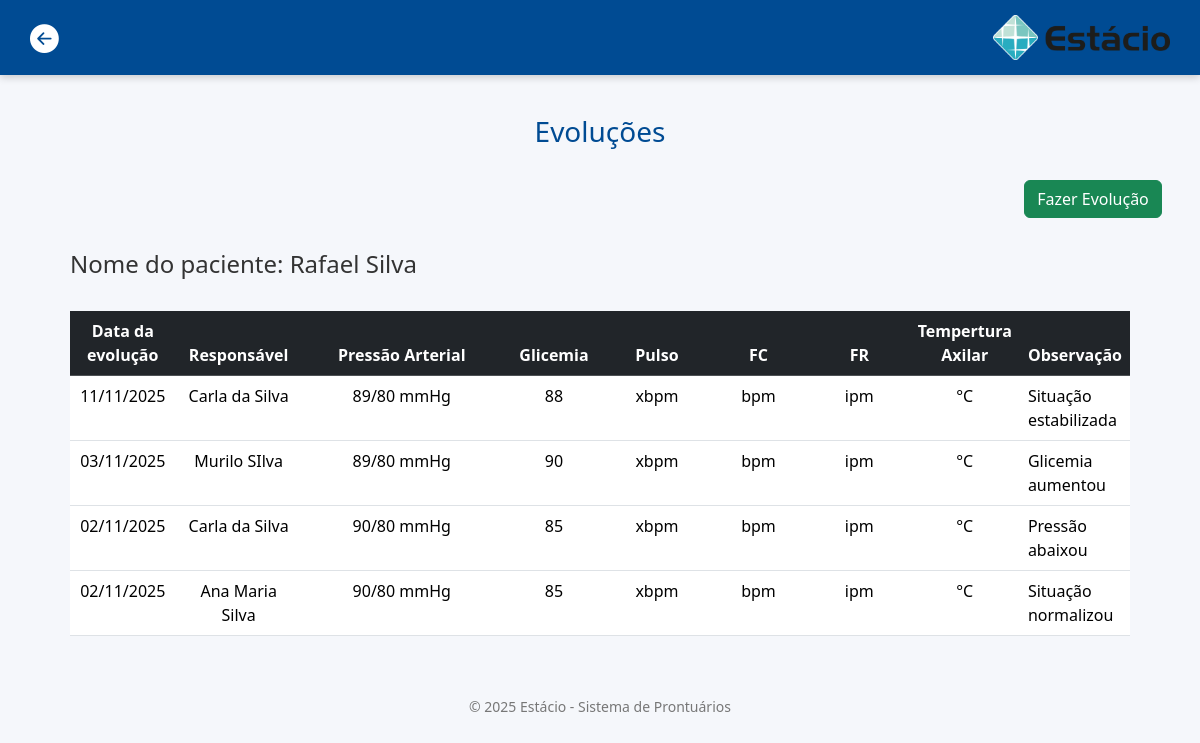
Page /pages/evolucao/evolucao.php?id=9 (signed in) on the committed database.
### tables this page shows
CREATE TABLE `tbl_paciente` (
  `id` int(11) NOT NULL,
  `nome` varchar(255) NOT NULL,
  `data_nascimento` date NOT NULL,
  `nome_mae` varchar(255) NOT NULL,
  `mae_nao_consta` tinyint(1) NOT NULL,
  `cpf` varchar(14) NOT NULL,
  `rg` varchar(50) NOT NULL,
  `ssp` varchar(10) NOT NULL,
  `telefone` varchar(50) NOT NULL,
  `cartao_sus` varchar(255) NOT NULL,
  `id_endereco` int(11) NOT NULL,
  `registro` timestamp NOT NULL DEFAULT current_timestamp()
);

CREATE TABLE `tbl_evolucao` (
  `id` int(11) NOT NULL,
  `id_paciente` int(11) NOT NULL,
  `data_atendimento` date NOT NULL,
  `pressao` varchar(50) NOT NULL,
  `glicemia` varchar(50) NOT NULL,
  `pulso` varchar(20) NOT NULL,
  `frequencia_cardiaca` varchar(20) NOT NULL,
  `frequencia_respiratoria` varchar(20) NOT NULL,
  `temperatura_axilar` varchar(20) NOT NULL,
  `observacao` text NOT NULL,
  `id_user` int(11) NOT NULL
);

CREATE TABLE `tbl_users` (
  `id` int(11) NOT NULL,
  `id_tipo_usuario` int(11) NOT NULL,
  `nome` varchar(255) NOT NULL,
  `matricula` varchar(50) NOT NULL,
  `cpf` varchar(11) NOT NULL,
  `senha` varchar(255) NOT NULL,
  `data_registro` timestamp NOT NULL DEFAULT current_timestamp() ON UPDATE current_timestamp()
);

### pages/evolucao/evolucao.php (the view, shortened to what this page needs)
<?php
include('../../db/conexao.php');
$id_paciente = $_GET['id'] ?? '';
$id_paciente = trim($id_paciente);
?>
<!DOCTYPE html>
<html lang="pt-br">
<head>
    <link href="https://cdn.jsdelivr.net/npm/bootstrap@5.3.8/dist/css/bootstrap.min.css" rel="stylesheet">
    <link rel="stylesheet" href="https://cdn.jsdelivr.net/npm/bootstrap-icons@1.10.5/font/bootstrap-icons.css">
</head>
<body>
    <header>
        <a href="prontuarios.php?id=<?php echo $id_paciente ?>" class="voltar" title="Voltar">
            <i class="bi bi-arrow-left-circle-fill"></i>
        </a>
        <a href="../../goToHome.php" title="logo estácio">
             <img src="../../img/estacio-logo.png" alt="Logo Estácio">
        </a>
    </header>
    <main>
        <h1>Evoluções</h1>
            <div class="divBtn">
                <a href="../cadastro/cadastrar-evolucao.php?id=<?php echo $id_paciente ?>">
                    <button type="button" class="btn btn-success">Fazer Evolução</button>
                </a>
            </div>
            <?php
                $stmt_nome_paciente = $mysqli->prepare("SELECT pa.nome FROM tbl_paciente pa WHERE pa.id = ?;");
                $stmt_nome_paciente->bind_param("i", $id_paciente);
                $stmt_nome_paciente->execute();
                $result = $stmt_nome_paciente->get_result();
                $nome_paciente = null;
                if($result->num_rows > 0) {
                    $row = $result->fetch_assoc();
                    $nome_paciente = htmlspecialchars($row['nome']);
                } else {
                    $nome_paciente = htmlspecialchars("");
                }
            ?>
            <div class="container-flex">
                <h4>Nome do paciente: <?php echo $nome_paciente ?></h4>
            </div> <br>
            <table class="table">
            <?php
                try {
                    $sql = "SELECT ev.id as id_evolucao, ev.data_atendimento, ev.pressao, ev.glicemia, ev.pulso,
                                ev.frequencia_cardiaca, ev.frequencia_respiratoria, ev.temperatura_axilar, ev.observacao, us.nome AS nome_user
                            FROM tbl_evolucao ev
                            JOIN tbl_paciente pa ON pa.id = ev.id_paciente
                            JOIN tbl_users us ON us.id = ev.id_user
                            WHERE pa.id = $id_paciente
                            ORDER BY ev.id DESC;";
                    $result = $mysqli->query($sql);
                    if($result->num_rows === 0) {
                        echo "<p style='text-align:center; color:gray;'>Nenhuma evolução cadastrada.</p>";
                    } else {
                ?>
                        <thead class="table-dark">
                            <tr>
                            <th scope="col" style="text-align:center">Data da evolução</th>
                            <th scope="col" style="text-align:center">Responsável</th>
                            <th scope="col" style="text-align:center">Pressão Arterial</th>
                            <th scope="col" style="text-align:center">Glicemia</th>
                            <th scope="col" style="text-align:center">Pulso</th>
                            <th scope="col" style="text-align:center">FC</th>
                            <th scope="col" style="text-align:center">FR</th>
                            <th scope="col" style="text-align:center">Tempertura Axilar</th>
                            <th scope="col" style="text-align:center">Observação</th>
                            </tr>
                        </thead>
            <?php
                    while($row = $result->fetch_assoc()) {
                        $data_atendimento = htmlspecialchars(date('d/m/Y', strtotime($row['data_atendimento'])));
                        $pressao = htmlspecialchars($row['pressao']);
                        $glicemia = htmlspecialchars($row['glicemia']);
                        $pulso = htmlspecialchars($row['pulso']);
                        $frequencia_cardiaca = htmlspecialchars($row['frequencia_cardiaca']);
                        $frequencia_respiratoria = htmlspecialchars($row['frequencia_respiratoria']);
                        $temperatura_axilar = htmlspecialchars($row['temperatura_axilar']);
                        $observacao = htmlspecialchars($row['observacao']);
                        $nome_user = htmlspecialchars($row['nome_user']);
            ?>
                        <tbody>
                            <tr>
                            <td  style="width:10%;text-align:center"><?php echo $data_atendimento ?></td>
                            <td  style="width:12%;text-align:center"><?php echo $nome_user ?></td>
                            <td  style="width:20%;text-align:center"><?php echo $pressao ?>/80 mmHg</td>
                            <td  style="width:10%;text-align:center"><?php echo $glicemia ?></td>
                            <td  style="width:10%;text-align:center"><?php echo $pulso ?>xbpm</td>
                            <td  style="width:10%;text-align:center"><?php echo $frequencia_cardiaca ?>bpm</td>
                            <td  style="width:10%;text-align:center"><?php echo $frequencia_respiratoria ?>ipm</td>
                            <td  style="width:10%;text-align:center"><?php echo $temperatura_axilar ?>°C</td>
                            <td><?php echo $observacao ?></td>
                            </tr>
                        </tbody>
            <?php
                        }
                    }
                } catch(Exception $e) {
                    echo "<p style='color:grey; text-align:center;'>Nehnhuma evolução encontrada.</p>";
                    error_log("Error ao listar prontuários " . $e->getMessage());
                }
            ?>
            </table>
    </main>
    <footer>
        © 2025 Estácio - Sistema de Prontuários
    </footer>
</body>
</html>

### pages/evolucao/evolucao.php (style rules this page uses)
body { margin: 0; font-family: "Segoe UI", Arial, sans-serif; background: #f5f7fb; color: #333; }
header { background: #004B93; color: #fff; padding: 15px 30px; display: flex; align-items: center; justify-content: space-between; box-shadow: 0px 2px 8px rgba(0,0,0,0.2); }
header img { height: 45px; }
main { max-width: 1100px; margin: 40px auto; padding: 0 20px; }
h1 { text-align: center; color: #004B93; font-size: 28px; margin-bottom: 30px; }
footer { text-align: center; padding: 20px; color: #777; font-size: 14px; }
.voltar { color: #fff; font-size: 1.8rem; text-decoration: none; }
.divBtn { margin: 3%; width: 100%; display: flex; justify-content: end; }

### rows in the picture
tbl_paciente: nome "Rafael Silva"
tbl_evolucao: data_atendimento "11/11/2025", id_user.nome "Carla da Silva", pressao "89", glicemia "88", observacao "Situação estabilizada"
tbl_evolucao: data_atendimento "03/11/2025", id_user.nome "Murilo SIlva", pressao "89", glicemia "90", observacao "Glicemia aumentou"
tbl_evolucao: data_atendimento "02/11/2025", id_user.nome "Carla da Silva", pressao "90", glicemia "85", observacao "Pressão abaixou"
tbl_evolucao: data_atendimento "02/11/2025", id_user.nome "Ana Maria Silva", pressao "90", glicemia "85", observacao "Situação normalizou"
